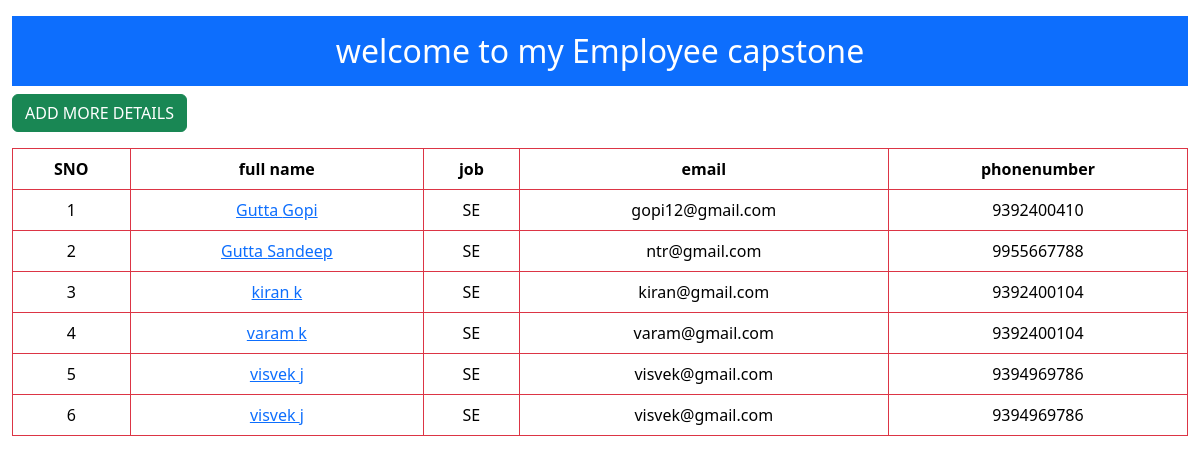
The app's page / (signed in) with its own data.
### app/models.py (models this page shows)
class Employee(models.Model):
    first_name=models.CharField(max_length=100)
    last_name=models.CharField(max_length=100)
    photo=models.CharField(max_length=100)
    job=models.CharField(max_length=100)
    email=models.CharField(max_length=100)
    phonenumber=models.CharField(max_length=100)

### app/views.py (the view)
# urls.py: 2. Add a URL to urlpatterns:  path('', views.home, name='home')
@login_required
def home(request):
    employees=Employee.objects.all()
    return render(request,'app/home.html',{'employees':employees})

### app/templates/app/home.html (shortened to what this page needs)
<!DOCTYPE html>
<html lang="en">
<head>
    <link href="https://cdn.jsdelivr.net/npm/bootstrap@5.3.7/dist/css/bootstrap.min.css" rel="stylesheet">
<body>
    <div class="container-fluid mt-3 text-white">
        <h2 class="text-center bg-primary p-3">welcome to my Employee capstone </h2>
            <a href="{% url 'employee'%}" class="btn btn-success">ADD MORE DETAILS</a>
        <table class="table table-bordered border-danger text-center mt-3">
            <thead>
                <tr>
                    <th>SNO</th>
                    <th>full name</th>
                    <th>job</th>
                    <th>email</th>
                    <th>phonenumber</th>
                </tr>
            </thead>
            <tbody>
                {% for x in employees  %}
                 <tr>
                    <td>{{x.id}}</td>
                    <td><a href="{% url 'employee_detail' x.id %}">{{x.first_name}} {{x.last_name}}</td>
                    <td>{{x.job}}</td>
                    <td>{{x.email}}</td>
                    <td>{{x.phonenumber}}</td>
                 </tr>
                {% endfor %}
            </tbody>
        </table>
    </div>
</body>
</html>

### records on screen
Employee: id "1", first_name "Gutta", last_name "Gopi", job "SE", email "gopi12@gmail.com", phonenumber "9392400410"
Employee: id "2", first_name "Gutta", last_name "Sandeep", job "SE", email "ntr@gmail.com", phonenumber "9955667788"
Employee: id "3", first_name "kiran", last_name "k", job "SE", email "kiran@gmail.com", phonenumber "9392400104"
Employee: id "4", first_name "varam", last_name "k", job "SE", email "varam@gmail.com", phonenumber "9392400104"
Employee: id "5", first_name "visvek", last_name "j", job "SE", email "visvek@gmail.com", phonenumber "9394969786"
Employee: id "6", first_name "visvek", last_name "j", job "SE", email "visvek@gmail.com", phonenumber "9394969786"
